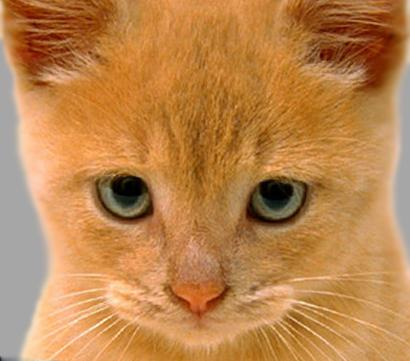
%> input picture 4 Frequency Domain Operation/images/cat.jpg, 410 x 361 px
$ octave TODO2.m   (GNU Octave 9; MATLAB toolbox functions it lacks are replaced by stand-ins)
%> lines starting %> are read from the running program, lines starting %| are printed output that depends on the picture; in (x1, y1, x2, y2) boxes, pixels count from 0 and x2, y2 are one past the last pixel; in counts of white or black regions, pixels touching at a corner belong together; the program's own positions count from 1
### 4 Frequency Domain Operation/separate_frequency.m
function [low_pass_img, high_pass_img] = separate_frequency(img, ratio)

    %% apply FFT
    frequency_map = fft2(img);
    %figure, imshow( log(abs(frequency_map) + 1), []);


    %% shift the frequency map
    frequency_map_shifted = fftshift(frequency_map);

    %% compute low-frequency mask
    % create a rectangular mask whose:
    %       height = ratio * image height
    %       width = ratio * image width
    %       center of the rectangle is the center of the input image
    height = size(img, 1);
    width = size(img, 2);
    Xo = floor(width/2);
    Yo = floor(height/2);

    y1 = Yo - floor(ratio*(height/2));
    y2 = Yo + floor(ratio*(height/2));
    x1 = Xo - floor(ratio*(width/2));
    x2 = Xo + floor(ratio*(width/2));

    mask = zeros(size(img));
    mask(y1 : y2, x1 : x2, :) = 1;


    %% separate low-frequency and high-frequency maps
    low_frequency_map_shifted = frequency_map_shifted .* mask;
    high_frequency_map_shifted = frequency_map_shifted .* (1-mask);


    %% shift frequency maps back
    low_frequency_map = ifftshift(low_frequency_map_shifted);
    high_frequency_map = ifftshift(high_frequency_map_shifted);

    %% apply Inverse FFT
    low_pass_img = real(ifft2(low_frequency_map)); % change frequency_map to your low-frequency map
    high_pass_img = real(ifft2(high_frequency_map)); % change frequency_map to your high-frequency map

end


%%

### 4 Frequency Domain Operation/hybrid_image.m
function img_merged = hybrid_image(img1, img2, ratio)

    %% split img1 and img2 into low/high frequency maps
    [low_frequency_I1, high_frequency_I1] = separate_frequency(img1, ratio);
    [low_frequency_I2, high_frequency_I2] = separate_frequency(img2, ratio);

    %% combine the low-frequency map of img1 with the high-frequency map of img2

    img_merged = low_frequency_I1 + high_frequency_I2;

end


%%

### 4 Frequency Domain Operation/TODO2.m
%% TODO 2: Hybrid Image
meow = 'images/cat.jpg';
woof = 'images/dog.jpg';

img1 = im2double(imread(meow));
img2 = im2double(imread(woof));
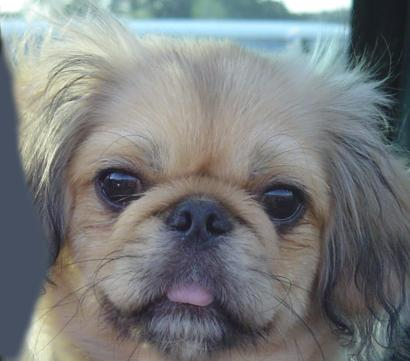
%> input picture 4 Frequency Domain Operation/images/dog.jpg, 410 x 361 px

ratio = 0.1;
meoof = hybrid_image(img1, img2, ratio);
%> in separate_frequency, `mask(y1 : y2, x1 : x2, :) = 1;`:
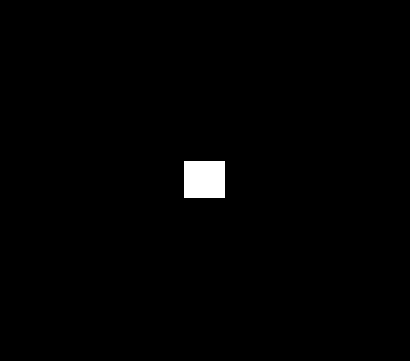
%> mask: size 361x410x3 double; values 0 (black) and 1 (white), 1% white; 1 white region, box (x1, y1, x2, y2) and area: (184, 161, 225, 198) 1517
%> in separate_frequency, `high_pass_img = real(ifft2(high_frequency_map));`:
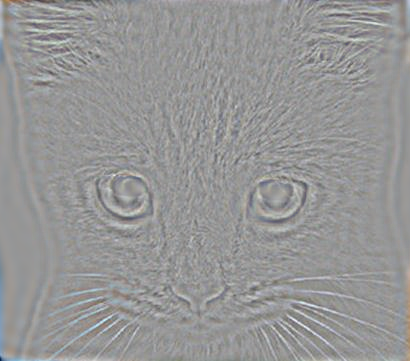
%> high_pass_img: size 361x410x3 double; mean R, G, B -5.48e-19, -9.34e-19, -6.24e-18; drawn with min black and max white
%> call 2 of separate_frequency, with ratio = 0.1
%> in separate_frequency (call 2), `low_pass_img = real(ifft2(low_frequency_map));`:
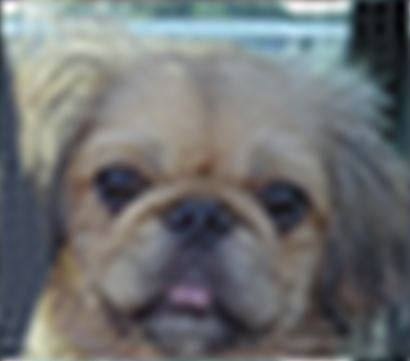
%> low_pass_img: size 361x410x3 double; mean R, G, B 0.476, 0.488, 0.49; mean of the top-left, top-right, bottom-left and bottom-right quarters 0.639, 0.521, 0.426, 0.353; drawn with min black and max white
%> in separate_frequency (call 2), `high_pass_img = real(ifft2(high_frequency_map));`:
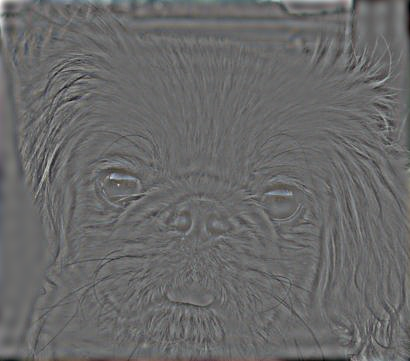
%> high_pass_img: size 361x410x3 double; mean R, G, B 1.17e-17, 5.26e-18, 2.8e-18; drawn with min black and max white
%> in hybrid_image, `img_merged = low_frequency_I1 + high_frequency_I2;`:
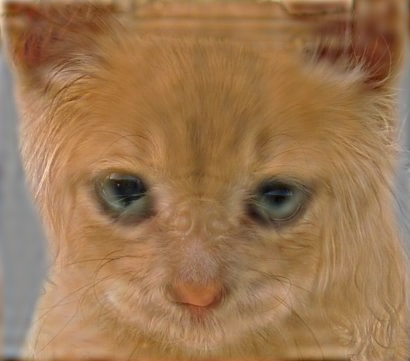
%> img_merged: size 361x410x3 double; mean R, G, B 0.738, 0.52, 0.303; mean of the top-left, top-right, bottom-left and bottom-right quarters 0.51, 0.463, 0.594, 0.513; drawn with min black and max white

figure, imshow(meoof);
%> after `imshow(meoof)`:
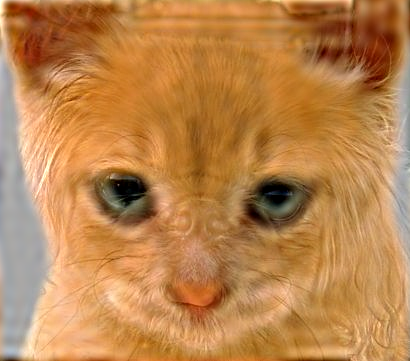
%> displayed picture: size 361x410x3, on the screen's scale of 0 to 255; mean R, G, B 188.1, 132.6, 77.3
